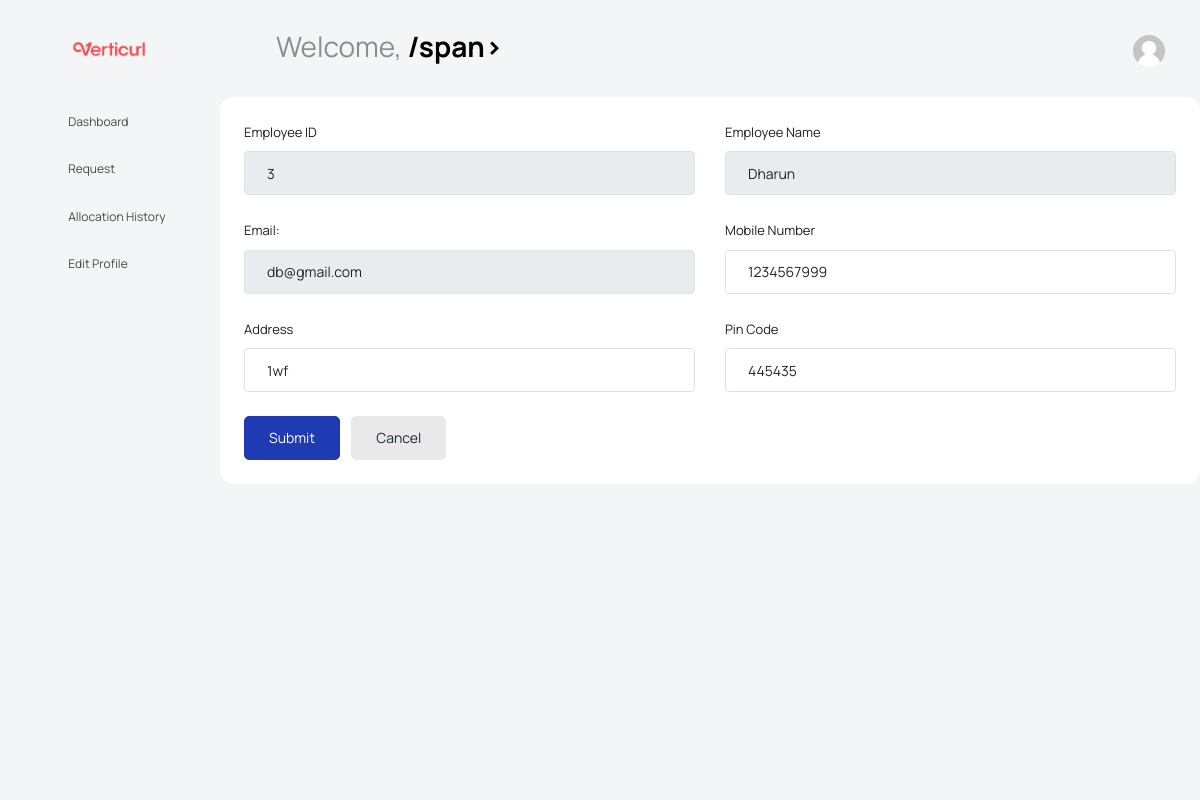
Screenshot of /edit_profile/ (signed in) with the database file from the repository.
### App/models.py (models this page shows, shortened)
class Employee(models.Model):
    username = models.ForeignKey(User,on_delete=models.CASCADE)
    mobile = models.CharField(max_length=10)
    Department = models.CharField(max_length=20)
    Designation = models.CharField(max_length=20)
    line_manager = models.CharField(max_length=20)
    doj = models.DateField()
    address = models.CharField(max_length=500)
    pincode = models.IntegerField()

### App/views.py (the view, shortened to what this page needs)
# urls.py: path('edit_profile/', views.edit_profile, name='edit_profile'),
def edit_profile(request):
    id = request.user
    sup = ''
    try:
        sup = Employee.objects.get(username=id)
    except:
        pass
    p = Employee.objects.all()
    context = {
        'ls': sup,
        'ps': p,
    }
    return render(request, 'App/Employee/edit_profile.html',context)

### templates/App/Employee/edit_profile.html (shortened to what this page needs)
<!DOCTYPE html>
{% load static %}
<html lang="en">
<head>
  <link rel="stylesheet" href="{% static 'vendors/feather/feather.css'%} ">
  <link rel="stylesheet" href="{% static 'vendors/mdi/css/materialdesignicons.min.css'%} ">
  <link rel="stylesheet" href="{% static 'vendors/ti-icons/css/themify-icons.css'%} ">
  <link rel="stylesheet" href="{% static 'vendors/typicons/typicons.css'%} ">
  <link rel="stylesheet" href="{% static 'vendors/simple-line-icons/css/simple-line-icons.css'%} ">
  <link rel="stylesheet" href="{% static 'vendors/css/vendor.bundle.base.css'%} ">
  <link rel="stylesheet" href="{% static 'vendors/datatables.net-bs4/dataTables.bootstrap4.css'%} ">
  <link rel="stylesheet" type="text/css" href="{% static 'js/select.dataTables.min.css'%} ">
  <link rel="stylesheet" href="{% static 'vendors/select2/select2.min.css'%} ">
  <link rel="stylesheet" href="{% static 'vendors/morris.js/morris.css'%} ">
  <link rel="stylesheet" href="{% static 'vendors/select2-bootstrap-theme/select2-bootstrap.min.css'%} ">
    <link rel="stylesheet" href="{% static 'vendors/font-awesome/css/font-awesome.min.css' %}" />
  <link rel="stylesheet" href="{% static 'css/vertical-layout-light/style.css'%} ">
</head>
<body class="with-welcome-text">
  <div class="container-scroller">
    <nav class="navbar default-layout col-lg-12 col-12 p-0 fixed-top d-flex align-items-top flex-row">
      <div class="text-center navbar-brand-wrapper d-flex align-items-center justify-content-start">
        <div class="me-3">
          <button class="navbar-toggler navbar-toggler align-self-center" type="button" data-bs-toggle="minimize">
            <span class="icon-menu"></span>
          </button>
        </div>
        <div>
          <a class="navbar-brand brand-logo" href="/employee_dashboard/">
            <img src="{% static 'Assert/Logo3.png'%}" alt="logo" />
          </a>
        </div>
      </div>
      <div class="navbar-menu-wrapper d-flex align-items-top">
        <ul class="navbar-nav">
          <li class="nav-item font-weight-semibold d-none d-lg-block ms-0">
            <h1 class="welcome-text">Welcome, <span class="text-black fw-bold">/span></h1>
          </li>
        </ul>
        <ul class="navbar-nav ms-auto">
          <li class="nav-item dropdown d-none d-lg-block user-dropdown">
            <a class="nav-link" id="UserDropdown" href="#" data-bs-toggle="dropdown" aria-expanded="false">
              <img class="img-xs rounded-circle" src="{% static 'images/empty_face.jpg' %}" alt="Profile image"> </a>
          </li>
        </ul>
      </div>
    </nav>
    <div class="container-fluid page-body-wrapper">
<nav class="sidebar sidebar-offcanvas" id="sidebar">
        <ul class="nav">
          <li class="nav-item">
            <a class="nav-link" href="/employee_dashboard/">
              <i class="mdi mdi-grid-large menu-icon"></i>
              <span class="menu-title">Dashboard</span>
            </a>
          </li>
          <li class="nav-item">
            <a class="nav-link" href="/request/">
              <i class="menu-icon mdi mdi-note-text"></i>
              <span class="menu-title">Request </span>
            </a>
          </li>
          <li class="nav-item">
            <a class="nav-link" href="/allocation_history/">
              <i class="menu-icon fa fa-history"></i>
              <span class="menu-title">Allocation History</span>
            </a>
          </li>
          <li class="nav-item">
            <a class="nav-link" href="/edit_profile/">
              <i class="menu-icon mdi mdi-pencil"></i>
              <span class="menu-title">Edit Profile</span>
            </a>
          </li>
        </ul>
      </nav>
      <div class="main-panel">
        <div class="col-12 grid-margin stretch-card">
              <div class="card">
                <div class="card-body">
                  <form class="forms-sample" method="POST">
                    <div class="form-group row">
                      <div class="col">
                          <label>Employee ID</label>
                          <input disabled type="text" class="form-control" name="username" value="{{ls.username}}" >
                      </div>
                        <div class="col">
                          <label>Employee Name</label>
                          <input disabled type="text" class="form-control" name="first_name" value="{{ls.username.first_name}}">
                        </div>
                      </div>
                    <div class="form-group row">
                      <div class="col">
                        <label>Email:</label>
                        <input disabled name="email" value="{{ls.username.email}}" class="form-control" data-inputmask="'alias': 'email'" />
                      </div>
                      <div class="col">
                        <label>Mobile Number</label>
                        <input required type="text" class="form-control" name="mobile" value="{{ls.mobile}}">
                      </div>
                    </div>
                    <div class="form-group row" >
                      <div class="col" >
                         <label>Address</label>
                         <input required type="text" class="form-control" name="address" value="{{ls.address}}">
                      </div>
                      <div class="col">
                        <label>Pin Code</label>
                         <input required type="text" class="form-control" name="pincode" value="{{ls.pincode}}">
                      </div>
                    </div>
                    <button type="submit" class="btn btn-primary me-2" name="submit">Submit</button>
                    <a class="btn btn-light" href="/employee_dashboard/">Cancel</a>
                  </form>
                </div>
              </div>
            </div>
      </div>
      </div>
    </div>
</body>
</html>

### rows the page displays
Employee: username "3", first_name "Dharun", email "db@gmail.com", mobile "1234567999", address "1wf", pincode "445435"
